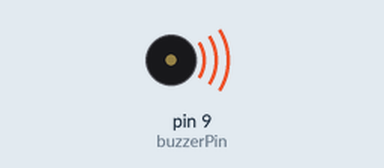
A sketch run on a simulated Arduino Uno, built with avr-gcc and run on an emulated ATmega328P. Shown: buzzer (waves = sounding).

Above: at 0.2 s.
Timing chart, 0 to 3.0 s (numbered marks = the images above):
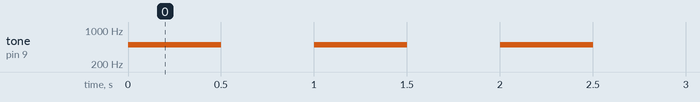

Measured:
- by itself, tone on pin 9 (buzzerPin): alternates 500 Hz for 0.50 s and silent for 0.50 s

The sketch:

Predator-likeBeep.ino
```cpp
int buzzerPin = 9;  // Pin connected to the active buzzer

void setup() {
  // Nothing to set up
}

void loop() {
  // Beep sound with low frequency like Predator's sound
  tone(buzzerPin, 500, 500);  // 500Hz for 500ms (you can adjust frequency and duration)
  delay(1000);                 // Wait for 1 second before the next beep (adjust timing)
}
```
